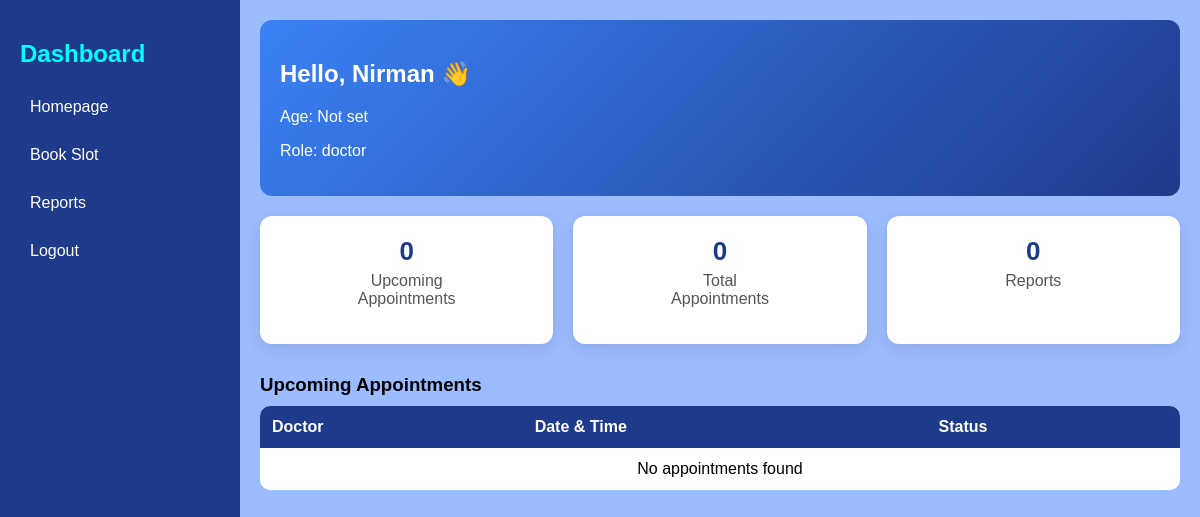
Screenshot of /patient_dashboard (signed in) with the database file from the repository.
### models.py (models this page shows)
class User(db.Model, UserMixin):
    id = db.Column(db.Integer,primary_key = True)
    username = db.Column(db.String(100))
    password = db.Column(db.String(100))
    email = db.Column(db.String(100), nullable = False)
    age = db.Column(db.Integer, nullable = True)
    role = db.Column(db.String(20), nullable = False)
    is_active_account = db.Column(db.Boolean, default=True)

### main.py (the view)
@app.route('/patient_dashboard')
def patient_dashboard():
    from datetime import date
    today = date.today().strftime('%Y-%m-%d')
    if not current_user.is_authenticated:
        return redirect(url_for('home'))
    appointments = db.session.query(Appointments, User)\
    .join(User, Appointments.doctor_id == User.id)\
    .filter(Appointments.patient_id == current_user.id)\
    .all()
    appointment_count = len(appointments)
    reports = Report.query.filter_by(patient_id = current_user.id).all()
    report_count = len(reports)
    upcoming_count = Appointments.query.filter(
        Appointments.patient_id == current_user.id,
        Appointments.status == "confirmed",
        Appointments.date >= today
    ).count()
    all_appts = Appointments.query.filter_by(patient_id=current_user.id).all()
    for a in all_appts:
        print(repr(a.status), repr(a.date), repr(today))
    return render_template(
        'patient_dashboard.html',
        user=current_user,
        appointments=appointments,
        appointment_count=appointment_count,
        report_count=report_count,
        upcoming_count = upcoming_count
    )

### main.py (called while the page is built)
@login_manager.user_loader
def load_user(user_id):
    return User.query.get(int(user_id))

### templates/patient_dashboard.html (shortened to what this page needs)
<!DOCTYPE html>
<html lang="en">
<head>
</head>
<body>
    <div class="sidebar">
        <h2 style="color: aqua;">Dashboard</h2>
        <a href="/homepage">Homepage</a>
        <a href="/book">Book Slot</a>
        <a href='/my_reports'>Reports</a>
        <a href="/logout">Logout</a>
    </div>
    <div class="main">
        <div class="welcome-card">
            <h2>Hello, {{ user.username }} 👋</h2>
            <p>Age: {{ user.age or "Not set" }}</p>
            <p>Role: {{ user.role }}</p>
        </div>
        <div class="stats">
            <div class="stat-box">
                <h3>{{ upcoming_count }}</h3>
                <p>Upcoming <br> Appointments</p>
            </div>
            <div class="stat-box">
                <h3>{{ appointment_count }}</h3>
                <p>Total <br> Appointments</p>
            </div>
            <div class="stat-box">
                <h3>{{ report_count }}</h3>
                <p>Reports</p>
            </div>
        </div>
        <div class="table-section">
            <h3>Upcoming Appointments</h3>
            <table>
                <tr>
                    <th>Doctor</th>
                    <th>Date & Time</th>
                    <th>Status</th>
                </tr>
                <tbody>
                    {% if appointments %}
                    {% for appt, doctor in appointments %}
                    <tr>
                        <td>Dr. {{ doctor.username }}</td>
                        <td>{{ appt.date }} ({{ appt.time }})</td>
                        <td>
                            <span class="status
        {% if appt.status.lower() == 'confirmed' %}status-confirmed
        {% elif appt.status.lower() == 'pending' %}status-pending
        {% elif appt.status.lower() == 'rejected' %}status-rejected
        {% endif %}">
                                {{ appt.status }}
                            </span>
                        </td>
                    </tr>
                    {% endfor %}
                    {% else %}
                    <tr>
                        <td colspan="3" style="text-align:center;">No appointments found</td>
                    </tr>
                    {% endif %}
                </tbody>
            </table>
        </div>
    </div>
</body>
</html>

### templates/patient_dashboard.html (style rules this page uses)
body { margin: 0; font-family: Arial; display: flex; font-family: 'Poppins', sans-serif; background: #9bbcff; }
.sidebar { width: 200px; height: 100vh; background: #1E3A8A; color: white; padding: 20px; position: fixed; top: 0; left: 0; }
.sidebar a { display: block; color: white; margin: 10px 0; text-decoration: none; padding: 10px; border-radius: 8px; transition: all 0.25s ease-in-out; }
.main { flex: 1; padding: 20px; margin-left: 240px; }
.welcome-card { background: linear-gradient(135deg, #3B82F6, #1E3A8A); color: white; padding: 20px; border-radius: 12px; margin-bottom: 20px; position: relative; }
.stats { display: flex; gap: 20px; }
.stat-box { flex: 1; background: white; padding: 20px; border-radius: 12px; text-align: center; box-shadow: 0 5px 15px rgba(0, 0, 0, 0.1); transition: 0.3s; }
.stat-box h3 { margin: 0; font-size: 26px; color: #1E3A8A; }
.stat-box p { margin-top: 5px; color: #555; }
.table-section { margin-top: 30px; }
.table-section h3 { margin-bottom: 10px; }
table { width: 100%; border-collapse: collapse; background: white; border-radius: 10px; overflow: hidden; }
th, td { padding: 12px; text-align: left; }
th { background: #1E3A8A; color: white; }

### rows the page displays
User: username "Nirman", age "Not set", role "doctor"

### other values shown
{{ upcoming_count }} "0"
{{ appointment_count }} "0"
{{ report_count }} "0"
